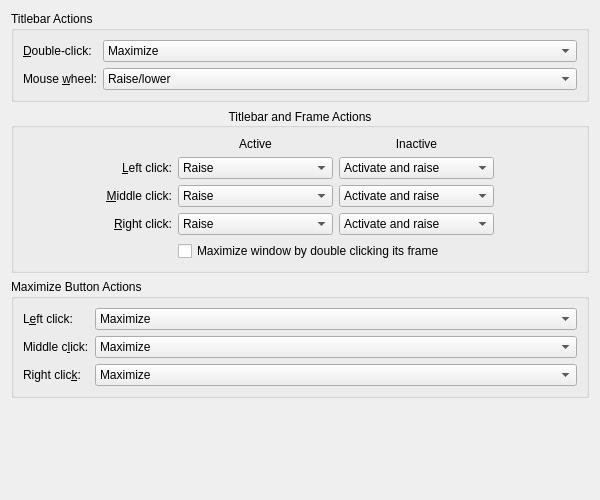
<?xml version="1.0" encoding="UTF-8"?>
<ui version="4.0">
 <class>NWinMouseConfigForm</class>
 <widget class="QWidget" name="NWinMouseConfigForm">
  <property name="geometry">
   <rect>
    <x>0</x>
    <y>0</y>
    <width>600</width>
    <height>500</height>
   </rect>
  </property>
  <layout class="QVBoxLayout" name="verticalLayout">
   <item>
    <widget class="QGroupBox" name="groupBox_1">
     <property name="title">
      <string>Titlebar Actions</string>
     </property>
     <property name="flat">
      <bool>true</bool>
     </property>
     <layout class="QFormLayout" name="formLayout_1">
      <property name="formAlignment">
       <set>Qt::AlignHCenter|Qt::AlignTop</set>
      </property>
      <item row="0" column="0">
       <widget class="QLabel" name="label_1">
        <property name="text">
         <string>&amp;Double-click:</string>
        </property>
        <property name="buddy">
         <cstring>kcfg_TitlebarDoubleClickCommand</cstring>
        </property>
       </widget>
      </item>
      <item row="0" column="1">
       <widget class="QComboBox" name="kcfg_TitlebarDoubleClickCommand">
        <property name="whatsThis">
         <string>Behavior on &lt;em&gt;double&lt;/em&gt; click into the titlebar.</string>
        </property>
        <item>
         <property name="text">
          <string extracomment="@item:inlistbox behavior on double click">Maximize</string>
         </property>
        </item>
        <item>
         <property name="text">
          <string extracomment="@item:inlistbox behavior on double click">Vertically maximize</string>
         </property>
        </item>
        <item>
         <property name="text">
          <string extracomment="@item:inlistbox behavior on double click">Horizontally maximize</string>
         </property>
        </item>
        <item>
         <property name="text">
          <string extracomment="@item:inlistbox behavior on double click">Minimize</string>
         </property>
        </item>
        <item>
         <property name="text">
          <string extracomment="@item:inlistbox behavior on double click">Lower</string>
         </property>
        </item>
        <item>
         <property name="text">
          <string extracomment="@item:inlistbox behavior on double click">Close</string>
         </property>
        </item>
        <item>
         <property name="text">
          <string extracomment="@item:inlistbox behavior on double click">Show on all desktops</string>
         </property>
        </item>
        <item>
         <property name="text">
          <string extracomment="@item:inlistbox behavior on double click">Do nothing</string>
         </property>
        </item>
       </widget>
      </item>
      <item row="1" column="0">
       <widget class="QLabel" name="label_2">
        <property name="text">
         <string>Mouse &amp;wheel:</string>
        </property>
        <property name="buddy">
         <cstring>kcfg_CommandTitlebarWheel</cstring>
        </property>
       </widget>
      </item>
      <item row="1" column="1">
       <widget class="QComboBox" name="kcfg_CommandTitlebarWheel">
        <property name="whatsThis">
         <string>Behavior on &lt;em&gt;mouse wheel&lt;/em&gt; scroll over the titlebar.</string>
        </property>
        <item>
         <property name="text">
          <string>Raise/lower</string>
         </property>
        </item>
        <item>
         <property name="text">
          <string>Maximize/restore</string>
         </property>
        </item>
        <item>
         <property name="text">
          <string>Keep above/below</string>
         </property>
        </item>
        <item>
         <property name="text">
          <string>Move to previous/next desktop</string>
         </property>
        </item>
        <item>
         <property name="text">
          <string>Change opacity</string>
         </property>
        </item>
        <item>
         <property name="text">
          <string>Do nothing</string>
         </property>
        </item>
       </widget>
      </item>
     </layout>
    </widget>
   </item>
   <item>
    <widget class="QGroupBox" name="groupBox_2">
     <property name="title">
      <string>Titlebar and Frame Actions</string>
     </property>
     <property name="flat">
      <bool>true</bool>
     </property>
     <property name="alignment">
      <set>Qt::AlignCenter</set>
     </property>
     <layout class="QHBoxLayout" name="horizontalLayout_1">
      <item>
       <spacer name="horizontalSpacer_1">
        <property name="orientation">
         <enum>Qt::Horizontal</enum>
        </property>
        <property name="sizeHint" stdset="0">
         <size>
          <width>0</width>
          <height>0</height>
         </size>
        </property>
       </spacer>
      </item>
      <item>
       <layout class="QGridLayout" name="gridLayout_1">
        <item row="0" column="1">
         <widget class="QLabel" name="label_3">
          <property name="text">
           <string>Active</string>
          </property>
          <property name="alignment">
           <set>Qt::AlignCenter</set>
          </property>
         </widget>
        </item>
        <item row="1" column="0">
         <widget class="QLabel" name="label_5">
          <property name="text">
           <string>&amp;Left click:</string>
          </property>
          <property name="alignment">
           <set>Qt::AlignRight|Qt::AlignTrailing|Qt::AlignVCenter</set>
          </property>
          <property name="buddy">
           <cstring>kcfg_CommandActiveTitlebar1</cstring>
          </property>
         </widget>
        </item>
        <item row="0" column="2">
         <widget class="QLabel" name="label_4">
          <property name="text">
           <string>Inactive</string>
          </property>
          <property name="alignment">
           <set>Qt::AlignCenter</set>
          </property>
         </widget>
        </item>
        <item row="2" column="0">
         <widget class="QLabel" name="label_6">
          <property name="text">
           <string>&amp;Middle click:</string>
          </property>
          <property name="alignment">
           <set>Qt::AlignRight|Qt::AlignTrailing|Qt::AlignVCenter</set>
          </property>
          <property name="buddy">
           <cstring>kcfg_CommandActiveTitlebar2</cstring>
          </property>
         </widget>
        </item>
        <item row="3" column="0">
         <widget class="QLabel" name="label_7">
          <property name="text">
           <string>&amp;Right click:</string>
          </property>
          <property name="alignment">
           <set>Qt::AlignRight|Qt::AlignTrailing|Qt::AlignVCenter</set>
          </property>
          <property name="buddy">
           <cstring>kcfg_CommandActiveTitlebar3</cstring>
          </property>
         </widget>
        </item>
        <item row="1" column="1">
         <widget class="QComboBox" name="kcfg_CommandActiveTitlebar1">
          <property name="sizePolicy">
           <sizepolicy hsizetype="Fixed" vsizetype="Fixed">
            <horstretch>0</horstretch>
            <verstretch>0</verstretch>
           </sizepolicy>
          </property>
          <property name="whatsThis">
           <string>Behavior on &lt;em&gt;left&lt;/em&gt; click into the titlebar or frame of an &lt;em&gt;active&lt;/em&gt; window.</string>
          </property>
          <item>
           <property name="text">
            <string>Raise</string>
           </property>
          </item>
          <item>
           <property name="text">
            <string>Lower</string>
           </property>
          </item>
          <item>
           <property name="text">
            <string>Toggle raise and lower</string>
           </property>
          </item>
          <item>
           <property name="text">
            <string>Minimize</string>
           </property>
          </item>
          <item>
           <property name="text">
            <string>Close</string>
           </property>
          </item>
          <item>
           <property name="text">
            <string>Window menu</string>
           </property>
          </item>
          <item>
           <property name="text">
            <string>Do nothing</string>
           </property>
          </item>
         </widget>
        </item>
        <item row="1" column="2">
         <widget class="QComboBox" name="kcfg_CommandInactiveTitlebar1">
          <property name="whatsThis">
           <string>Behavior on &lt;em&gt;left&lt;/em&gt; click into the titlebar or frame of an &lt;em&gt;inactive&lt;/em&gt; window.</string>
          </property>
          <item>
           <property name="text">
            <string>Activate and raise</string>
           </property>
          </item>
          <item>
           <property name="text">
            <string>Activate and lower</string>
           </property>
          </item>
          <item>
           <property name="text">
            <string>Activate</string>
           </property>
          </item>
          <item>
           <property name="text">
            <string>Raise</string>
           </property>
          </item>
          <item>
           <property name="text">
            <string>Lower</string>
           </property>
          </item>
          <item>
           <property name="text">
            <string>Toggle raise and lower</string>
           </property>
          </item>
          <item>
           <property name="text">
            <string>Minimize</string>
           </property>
          </item>
          <item>
           <property name="text">
            <string>Close</string>
           </property>
          </item>
          <item>
           <property name="text">
            <string>Window menu</string>
           </property>
          </item>
          <item>
           <property name="text">
            <string>Do nothing</string>
           </property>
          </item>
         </widget>
        </item>
        <item row="2" column="1">
         <widget class="QComboBox" name="kcfg_CommandActiveTitlebar2">
          <property name="sizePolicy">
           <sizepolicy hsizetype="Fixed" vsizetype="Fixed">
            <horstretch>0</horstretch>
            <verstretch>0</verstretch>
           </sizepolicy>
          </property>
          <property name="whatsThis">
           <string>Behavior on &lt;em&gt;left&lt;/em&gt; click into the titlebar or frame of an &lt;em&gt;active&lt;/em&gt; window.</string>
          </property>
          <item>
           <property name="text">
            <string>Raise</string>
           </property>
          </item>
          <item>
           <property name="text">
            <string>Lower</string>
           </property>
          </item>
          <item>
           <property name="text">
            <string>Toggle raise and lower</string>
           </property>
          </item>
          <item>
           <property name="text">
            <string>Minimize</string>
           </property>
          </item>
          <item>
           <property name="text">
            <string>Close</string>
           </property>
          </item>
          <item>
           <property name="text">
            <string>Window menu</string>
           </property>
          </item>
          <item>
           <property name="text">
            <string>Do nothing</string>
           </property>
          </item>
         </widget>
        </item>
        <item row="2" column="2">
         <widget class="QComboBox" name="kcfg_CommandInactiveTitlebar2">
          <property name="whatsThis">
           <string>Behavior on &lt;em&gt;left&lt;/em&gt; click into the titlebar or frame of an &lt;em&gt;inactive&lt;/em&gt; window.</string>
          </property>
          <item>
           <property name="text">
            <string>Activate and raise</string>
           </property>
          </item>
          <item>
           <property name="text">
            <string>Activate and lower</string>
           </property>
          </item>
          <item>
           <property name="text">
            <string>Activate</string>
           </property>
          </item>
          <item>
           <property name="text">
            <string>Raise</string>
           </property>
          </item>
          <item>
           <property name="text">
            <string>Lower</string>
           </property>
          </item>
          <item>
           <property name="text">
            <string>Toggle raise and lower</string>
           </property>
          </item>
          <item>
           <property name="text">
            <string>Minimize</string>
           </property>
          </item>
          <item>
           <property name="text">
            <string>Close</string>
           </property>
          </item>
          <item>
           <property name="text">
            <string>Window menu</string>
           </property>
          </item>
          <item>
           <property name="text">
            <string>Do nothing</string>
           </property>
          </item>
         </widget>
        </item>
        <item row="3" column="1">
         <widget class="QComboBox" name="kcfg_CommandActiveTitlebar3">
          <property name="sizePolicy">
           <sizepolicy hsizetype="Fixed" vsizetype="Fixed">
            <horstretch>0</horstretch>
            <verstretch>0</verstretch>
           </sizepolicy>
          </property>
          <property name="whatsThis">
           <string>Behavior on &lt;em&gt;left&lt;/em&gt; click into the titlebar or frame of an &lt;em&gt;active&lt;/em&gt; window.</string>
          </property>
          <item>
           <property name="text">
            <string>Raise</string>
           </property>
          </item>
          <item>
           <property name="text">
            <string>Lower</string>
           </property>
          </item>
          <item>
           <property name="text">
            <string>Toggle raise and lower</string>
           </property>
          </item>
          <item>
           <property name="text">
            <string>Minimize</string>
           </property>
          </item>
          <item>
           <property name="text">
            <string>Close</string>
           </property>
          </item>
          <item>
           <property name="text">
            <string>Window menu</string>
           </property>
          </item>
          <item>
           <property name="text">
            <string>Do nothing</string>
           </property>
          </item>
         </widget>
        </item>
        <item row="3" column="2">
         <widget class="QComboBox" name="kcfg_CommandInactiveTitlebar3">
          <property name="whatsThis">
           <string>Behavior on &lt;em&gt;left&lt;/em&gt; click into the titlebar or frame of an &lt;em&gt;inactive&lt;/em&gt; window.</string>
          </property>
          <item>
           <property name="text">
            <string>Activate and raise</string>
           </property>
          </item>
          <item>
           <property name="text">
            <string>Activate and lower</string>
           </property>
          </item>
          <item>
           <property name="text">
            <string>Activate</string>
           </property>
          </item>
          <item>
           <property name="text">
            <string>Raise</string>
           </property>
          </item>
          <item>
           <property name="text">
            <string>Lower</string>
           </property>
          </item>
          <item>
           <property name="text">
            <string>Toggle raise and lower</string>
           </property>
          </item>
          <item>
           <property name="text">
            <string>Minimize</string>
           </property>
          </item>
          <item>
           <property name="text">
            <string>Close</string>
           </property>
          </item>
          <item>
           <property name="text">
            <string>Window menu</string>
           </property>
          </item>
          <item>
           <property name="text">
            <string>Do nothing</string>
           </property>
          </item>
         </widget>
        </item>
        <item row="4" column="1" colspan="2">
         <widget class="QCheckBox" name="kcfg_DoubleClickBorderToMaximize">
          <property name="text">
           <string>Maximize window by double clicking its frame</string>
          </property>
         </widget>
        </item>
       </layout>
      </item>
      <item>
       <spacer name="horizontalSpacer_2">
        <property name="orientation">
         <enum>Qt::Horizontal</enum>
        </property>
        <property name="sizeHint" stdset="0">
         <size>
          <width>0</width>
          <height>0</height>
         </size>
        </property>
       </spacer>
      </item>
     </layout>
    </widget>
   </item>
   <item>
    <widget class="QGroupBox" name="groupBox_3">
     <property name="title">
      <string>Maximize Button Actions</string>
     </property>
     <property name="flat">
      <bool>true</bool>
     </property>
     <layout class="QFormLayout" name="formLayout_2">
      <property name="formAlignment">
       <set>Qt::AlignHCenter|Qt::AlignTop</set>
      </property>
      <item row="0" column="0">
       <widget class="QLabel" name="label_8">
        <property name="whatsThis">
         <string>Behavior on &lt;em&gt;left&lt;/em&gt; click onto the maximize button.</string>
        </property>
        <property name="text">
         <string>L&amp;eft click:</string>
        </property>
        <property name="buddy">
         <cstring>kcfg_MaximizeButtonLeftClickCommand</cstring>
        </property>
       </widget>
      </item>
      <item row="0" column="1">
       <widget class="QComboBox" name="kcfg_MaximizeButtonLeftClickCommand">
        <property name="whatsThis">
         <string>Behavior on &lt;em&gt;left&lt;/em&gt; click onto the maximize button.</string>
        </property>
        <item>
         <property name="text">
          <string>Maximize</string>
         </property>
        </item>
        <item>
         <property name="text">
          <string>Vertically maximize</string>
         </property>
        </item>
        <item>
         <property name="text">
          <string>Horizontally maximize</string>
         </property>
        </item>
       </widget>
      </item>
      <item row="1" column="0">
       <widget class="QLabel" name="label_9">
        <property name="whatsThis">
         <string>Behavior on &lt;em&gt;middle&lt;/em&gt; click onto the maximize button.</string>
        </property>
        <property name="text">
         <string>Middle c&amp;lick:</string>
        </property>
        <property name="buddy">
         <cstring>kcfg_MaximizeButtonMiddleClickCommand</cstring>
        </property>
       </widget>
      </item>
      <item row="1" column="1">
       <widget class="QComboBox" name="kcfg_MaximizeButtonMiddleClickCommand">
        <property name="whatsThis">
         <string>Behavior on &lt;em&gt;middle&lt;/em&gt; click onto the maximize button.</string>
        </property>
        <item>
         <property name="text">
          <string>Maximize</string>
         </property>
        </item>
        <item>
         <property name="text">
          <string>Vertically maximize</string>
         </property>
        </item>
        <item>
         <property name="text">
          <string>Horizontally maximize</string>
         </property>
        </item>
       </widget>
      </item>
      <item row="2" column="0">
       <widget class="QLabel" name="label_10">
        <property name="whatsThis">
         <string>Behavior on &lt;em&gt;right&lt;/em&gt; click onto the maximize button.</string>
        </property>
        <property name="text">
         <string>Right clic&amp;k:</string>
        </property>
        <property name="buddy">
         <cstring>kcfg_MaximizeButtonRightClickCommand</cstring>
        </property>
       </widget>
      </item>
      <item row="2" column="1">
       <widget class="QComboBox" name="kcfg_MaximizeButtonRightClickCommand">
        <property name="whatsThis">
         <string>Behavior on &lt;em&gt;right&lt;/em&gt; click onto the maximize button.</string>
        </property>
        <item>
         <property name="text">
          <string>Maximize</string>
         </property>
        </item>
        <item>
         <property name="text">
          <string>Vertically maximize</string>
         </property>
        </item>
        <item>
         <property name="text">
          <string>Horizontally maximize</string>
         </property>
        </item>
       </widget>
      </item>
     </layout>
    </widget>
   </item>
   <item>
    <spacer name="verticalSpacer_1">
     <property name="orientation">
      <enum>Qt::Vertical</enum>
     </property>
     <property name="sizeHint" stdset="0">
      <size>
       <width>0</width>
       <height>0</height>
      </size>
     </property>
    </spacer>
   </item>
  </layout>
 </widget>
 <tabstops>
  <tabstop>kcfg_TitlebarDoubleClickCommand</tabstop>
  <tabstop>kcfg_CommandTitlebarWheel</tabstop>
  <tabstop>kcfg_CommandActiveTitlebar1</tabstop>
  <tabstop>kcfg_CommandInactiveTitlebar1</tabstop>
  <tabstop>kcfg_CommandActiveTitlebar2</tabstop>
  <tabstop>kcfg_CommandInactiveTitlebar2</tabstop>
  <tabstop>kcfg_CommandActiveTitlebar3</tabstop>
  <tabstop>kcfg_CommandInactiveTitlebar3</tabstop>
  <tabstop>kcfg_MaximizeButtonLeftClickCommand</tabstop>
  <tabstop>kcfg_MaximizeButtonMiddleClickCommand</tabstop>
  <tabstop>kcfg_MaximizeButtonRightClickCommand</tabstop>
 </tabstops>
 <resources/>
 <connections/>
</ui>
